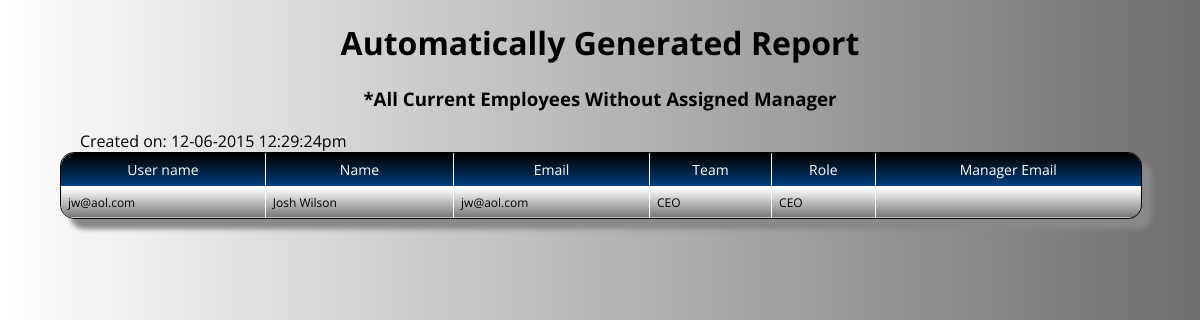
The page /reports/generateNoManagerReport.php (signed in) on the database its author committed.
### tables this page shows
CREATE TABLE `credentials2` (
	`id` INT NULL,
	`username` VARCHAR(45) NULL,
	`password` VARCHAR(45) NULL,
	`admin` BINARY NULL,
	PRIMARY KEY (`id`),
	FOREIGN KEY (`id`) REFERENCES employees(`id`));

CREATE TABLE `employees` (
	`id` INT NOT NULL AUTO_INCREMENT, 
	`name` VARCHAR(45) NULL,
	`email` VARCHAR(45) NULL,
	`organization_name` VARCHAR(45) NULL, 
	`role` VARCHAR(45) NULL, 
	`manager_email` VARCHAR (45) NULL, 
	PRIMARY KEY (`id`));

### reports/generateNoManagerReport.php (the view, shortened to what this page needs)
<!DOCTYPE html>
<html>
<head>
	<link href="/ics325/OrgTrgSystem/styles/main.css" rel="stylesheet">
	<link href="/ics325/OrgTrgSystem/styles/generated.css" rel="stylesheet">
	<link rel="stylesheet" type="text/css" href="/ics325/OrgTrgSystem/js/sweetalert-master/dist/sweetalert.css">
</head>
<body onload="printPage()">
<?php
	require("../controllers/db2.php");
    $userInfoQuery = "select credentials2.id, username, name, email, organization_name, role, manager_email
    					 from credentials2, employees where credentials2.id = employees.id and manager_email=''
    					 order by organization_name, role";
    $results = mysqli_query($connection, $userInfoQuery);
?>
		<h1 class="center">Automatically Generated Report</h1>
		<h3 class="center">*All Current Employees Without Assigned Manager</h3>
		<div class="left-align">
    	Created on:
    	<?php
    		echo date("m-d-Y h:i:sa");
    	?>
    </div>
    <div class="user-table">
    	<table>
        	<tr>
                 <td>User name</td>
                 <td>Name</td>
                 <td>Email</td>
                 <td>Team</td>
                 <td>Role</td>
                 <td>Manager Email</td>
             </tr>
             <?php
	             while($row = mysqli_fetch_assoc($results)) {
	                 echo "<tr>
	                 		<td>" . $row["username"] . "</td>
	                 		<td>" . $row["name"] . "</td>
	                 		<td>" . $row["email"] . "</td>
	                 		<td>" . $row["organization_name"] . "</td>
	                 		<td>" . $row["role"] . "</td>
	                 		<td>" . $row["manager_email"] . "</td>
	                 	   </tr>";
	             }
             ?>
        </table>
	</div>
	</body>
</html>

### styles/main.css (style rules this page uses)
body { height: 100%; margin: 0; font-family: 'Open Sans', sans-serif; background-image: -webkit-gradient( linear, right top, left top, color-stop(0, #6E6E6E), color-stop(1, #FFFFFF), color-stop(1, #1B1B1B) ); background-image: -o-linear-gradient(left, #6E6E6E 0%, #FFFFFF 100%, #1B1B1B 100%); background-image: -moz-linear-gradient(left, #6E6E6E 0%, #FFFFFF 100%, #1B1B1B 100%); background-image: -webkit-linear-gradient(left, #6E6E6E 0%, #FFFFFF 100%, #1B1B1B 100%); background-image: -ms-linear-gradient(left, #6E6E6E 0%, #FFFFFF 100%, #1B1B1B 100%); background-image: linear-gradient(to left, #6E6E6E 0%, #FFFFFF 100%, #1B1B1B 100%); }
html { min-height: 100%; }
.center { text-align: center; }
.left-align { margin-left: 5em; }

### styles/generated.css (style rules this page uses)
.user-table { margin-left: 5%; margin-bottom: 3em; padding:0px; width:90%; box-shadow: 10px 10px 5px #888888; border:1px solid black; -moz-border-radius-bottomleft:14px; -webkit-border-bottom-left-radius:14px; border-bottom-left-radius:14px; -moz-border-radius-bottomright:14px; -webkit-border-bottom-right-radius:14px; border-bottom-right-radius:14px; -moz-border-radius-topright:14px; -webkit-border-top-right-radius:14px; border-top-right-radius:14px; -moz-border-radius-topleft:14px; -webkit-border-top-left-radius:14px; border-top-left-radius:14px; }
.user-table table { border-collapse: collapse; border-spacing: 0; width:100%; height:100%; margin:0px; padding:0px; }
.user-table tr:last-child td:last-child { -moz-border-radius-bottomright:14px; -webkit-border-bottom-right-radius:14px; border-bottom-right-radius:14px; }
.user-table table tr:first-child td:first-child { -moz-border-radius-topleft:14px; -webkit-border-top-left-radius:14px; border-top-left-radius:14px; }
.user-table table tr:first-child td:last-child { -moz-border-radius-topright:14px; -webkit-border-top-right-radius:14px; border-top-right-radius:14px; }
.user-table tr:last-child td:first-child { -moz-border-radius-bottomleft:14px; -webkit-border-bottom-left-radius:14px; border-bottom-left-radius:14px; }
.user-table td { vertical-align:middle; background:-o-linear-gradient(bottom, #ffffff 5%, #777777 100%); background:-webkit-gradient( linear, left top, left bottom, color-stop(0.05, #ffffff), color-stop(1, #777777) ); background:-moz-linear-gradient( center top, #ffffff 5%, #777777 100% ); filter:progid:DXImageTransform.Microsoft.gradient(startColorstr="#ffffff", endColorstr="#777777"); background: -o-linear-gradient(top,#ffffff,777777); background-color:#ffffff; border:1px solid #ffffff; border-width:0px 1px 1px 0px; text-align:left; padding:7px; font-size:12px; font-family: 'Open Sans' sans-serif; color:#000000; }
.user-table tr:last-child td { border-width:0px 1px 0px 0px; }
.user-table tr td:last-child { border-width:0px 0px 1px 0px; }
.user-table tr:last-child td:last-child { border-width:0px 0px 0px 0px; }
.user-table td:last-child { text-align: center; }
.user-table tr:first-child td { background:-o-linear-gradient(bottom, #000000 5%, #003f7f 100%); background:-webkit-gradient( linear, left top, left bottom, color-stop(0.05, #000000), color-stop(1, #003f7f) ); background:-moz-linear-gradient( center top, #000000 5%, #003f7f 100% ); filter:progid:DXImageTransform.Microsoft.gradient(startColorstr="#000000", endColorstr="#003f7f"); background: -o-linear-gradient(top,#000000,003f7f); background-color:#000000; border:0px solid #ffffff; text-align:center; border-width:0px 0px 1px 1px; font-size:14px; font-family: 'Open Sans' sans-serif; color:#ffffff; }
.user-table tr:first-child td:first-child { border-width:0px 0px 1px 0px; }
.user-table tr:first-child td:last-child { border-width:0px 0px 1px 1px; }

### rows shown on the page
credentials2: username "jw@aol.com", id.name "Josh Wilson", id.email "jw@aol.com", id.organization_name "CEO", id.role "CEO"
